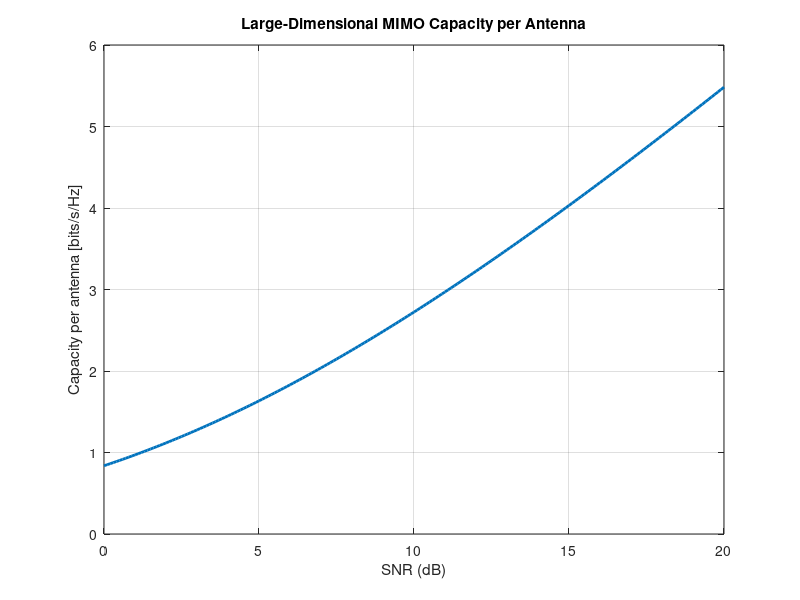

Recreate this plot in MATLAB.
% Parameters
snr_dB = 0:0.1:20;                      % SNR in dB
snr = 10.^(snr_dB / 10);                % Linear SNR

% Capacity per receive antenna
term1 = 2 * log2((1 + sqrt(1 + 4 * snr)) / 2);
term2 = (log2(exp(1)) ./ (4 * snr)) .* (sqrt(1 + 4 * snr) - 1).^2;
capacity_per_antenna = term1 - term2;

% Plot
figure;
plot(snr_dB, capacity_per_antenna, 'LineWidth', 2);
grid on;
xlabel('SNR (dB)');
ylabel('Capacity per antenna [bits/s/Hz]');
title('Large-Dimensional MIMO Capacity per Antenna');

% Save EPS for Overleaf
print(gcf, '5_36_a', '-depsc2');
